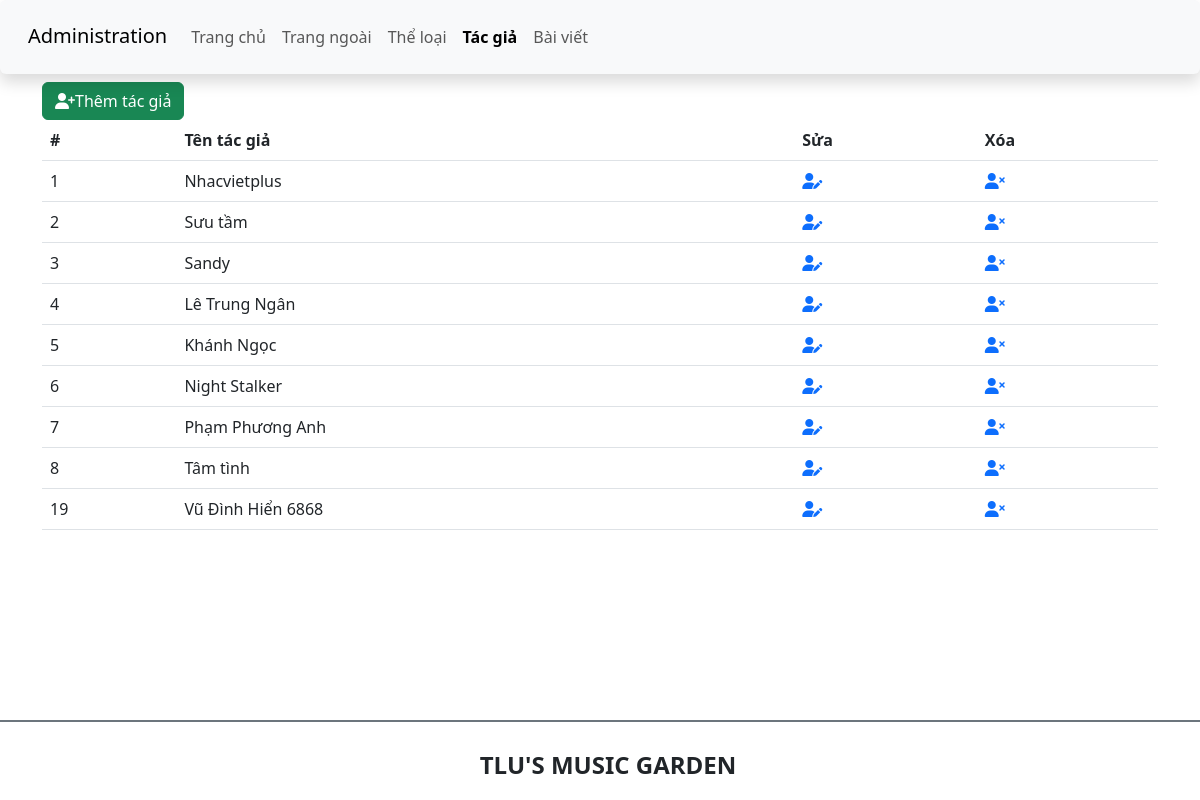
Page /admin/author.php on the earlier database version.
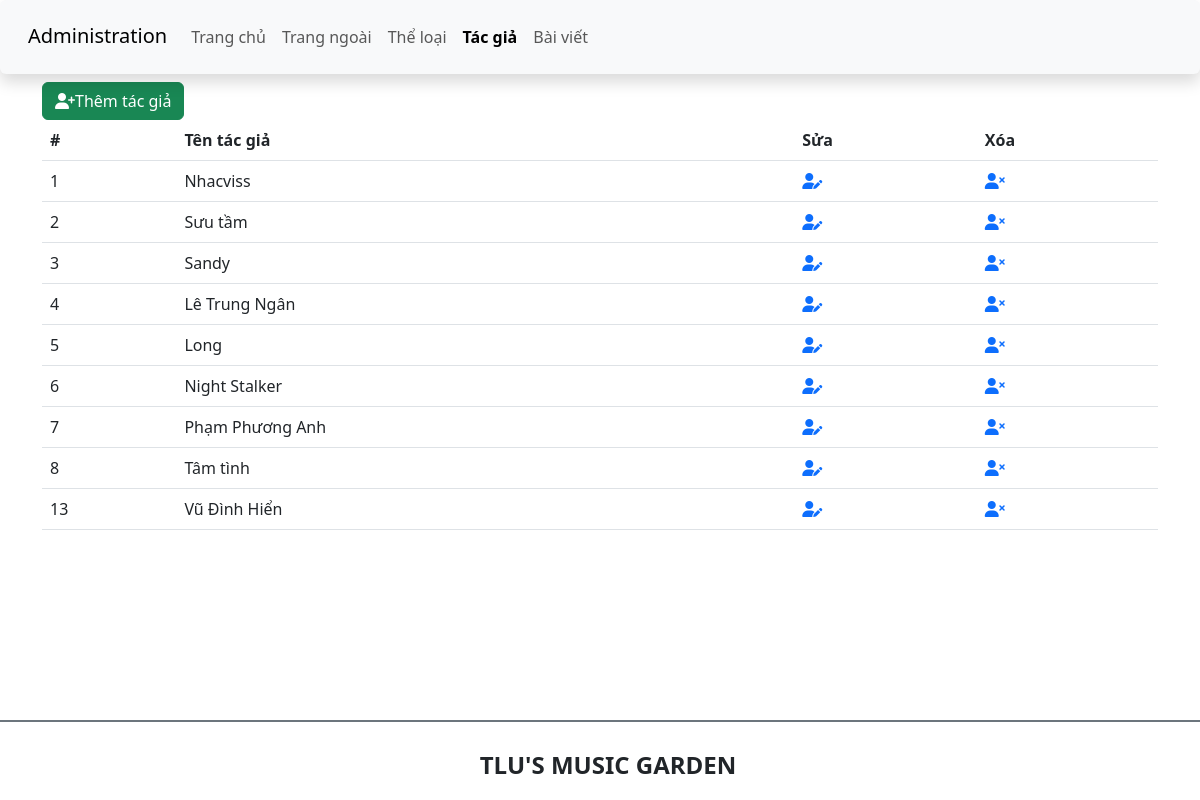
Same page on the later database version.
### tables this page shows
CREATE TABLE `tacgia` (
  `ma_tgia` int(10) UNSIGNED NOT NULL,
  `ten_tgia` varchar(100) NOT NULL,
  `hinh_tgia` varchar(100) DEFAULT NULL
);

### admin/author.php (the view, shortened to what this page needs)
<!DOCTYPE html>
<html lang="en">
<head>
    <link href="https://cdn.jsdelivr.net/npm/bootstrap@5.3.0-alpha1/dist/css/bootstrap.min.css" rel="stylesheet">
    <link rel="stylesheet" href="https://cdnjs.cloudflare.com/ajax/libs/font-awesome/6.3.0/css/all.min.css" />
    <link rel="stylesheet" href="css/style_login.css">
</head>
<body>
    <header>
        <nav class="navbar navbar-expand-lg bg-body-tertiary shadow p-3 bg-white rounded">
            <div class="container-fluid">
                <div class="h3">
                    <a class="navbar-brand" href="#">Administration</a>
                </div>
                <div class="collapse navbar-collapse" id="navbarSupportedContent">
                <ul class="navbar-nav me-auto mb-2 mb-lg-0">
                    <li class="nav-item">
                        <a class="nav-link" aria-current="page" href="./">Trang chủ</a>
                    </li>
                    <li class="nav-item">
                        <a class="nav-link" href="../index.php">Trang ngoài</a>
                    </li>
                    <li class="nav-item">
                        <a class="nav-link " href="category.php">Thể loại</a>
                    </li>
                    <li class="nav-item">
                        <a class="nav-link active fw-bold" href="author.php">Tác giả</a>
                    </li>
                    <li class="nav-item">
                        <a class="nav-link" href="article.php">Bài viết</a>
                    </li>
                </ul>
                </div>
            </div>
        </nav>
    </header>
    <main class="container mt-2 mb-2">
        <div class="row">
            <div class="col-sm">
                <a href="add_author.php" class="btn btn-success"><i class="fa-solid fa-user-plus"></i>Thêm tác giả</a>
                <table class="table">
                    <thead>
                        <tr>
                            <th scope="col">#</th>
                            <th scope="col">Tên tác giả</th>
                            <th scope="col">Sửa</th>
                            <th scope="col">Xóa</th>
                        </tr>
                    </thead>
                    <tbody>
                     <?php
                     $conn = mysqli_connect('localhost','root','','btth01_cse485');
                     $sql = "SELECT *FROM tacgia";
                      $result = mysqli_query($conn, $sql);
                      if(mysqli_num_rows($result) > 0){
                      while($r = mysqli_fetch_assoc($result)){
                        ?>
                        <tr>
                            <td><?php echo $r['ma_tgia'];?></td>
                            <td><?php echo $r['ten_tgia'];?></td>
                            <td><a href="edit_author.php?id=<?php echo $r['ma_tgia'];?>"><i class="fa-solid fa-user-pen"></i></a></td>
                            <td><a onclick="return confirm('Bạn có muốn xóa Tác giả Không')" href="delete_author.php?id=<?php echo $r['ma_tgia'];?>"><i class="fa-solid fa-user-xmark"></i></a></td>
                        </tr>
                      <?php
            }
        }
      ?>
                    </tbody>
                </table>
            </div>
        </div>
    </main>
    <footer class="bg-white d-flex justify-content-center align-items-center border-top border-secondary  border-2 fixed-bottom" style="height:80px">
        <h4 class="text-center text-uppercase fw-bold mt-3 ms-3">TLU's music garden</h4>
    </footer>
</body>
</html>

Differences in the rows shown:
removed tacgia: ma_tgia "19", ten_tgia "Vũ Đình Hiển 6868"
changed tacgia id 1: ten_tgia "Nhacvietplus" → "Nhacviss"
changed tacgia id 5: ten_tgia "Khánh Ngọc" → "Long"
added tacgia: ma_tgia "13", ten_tgia "Vũ Đình Hiển"
